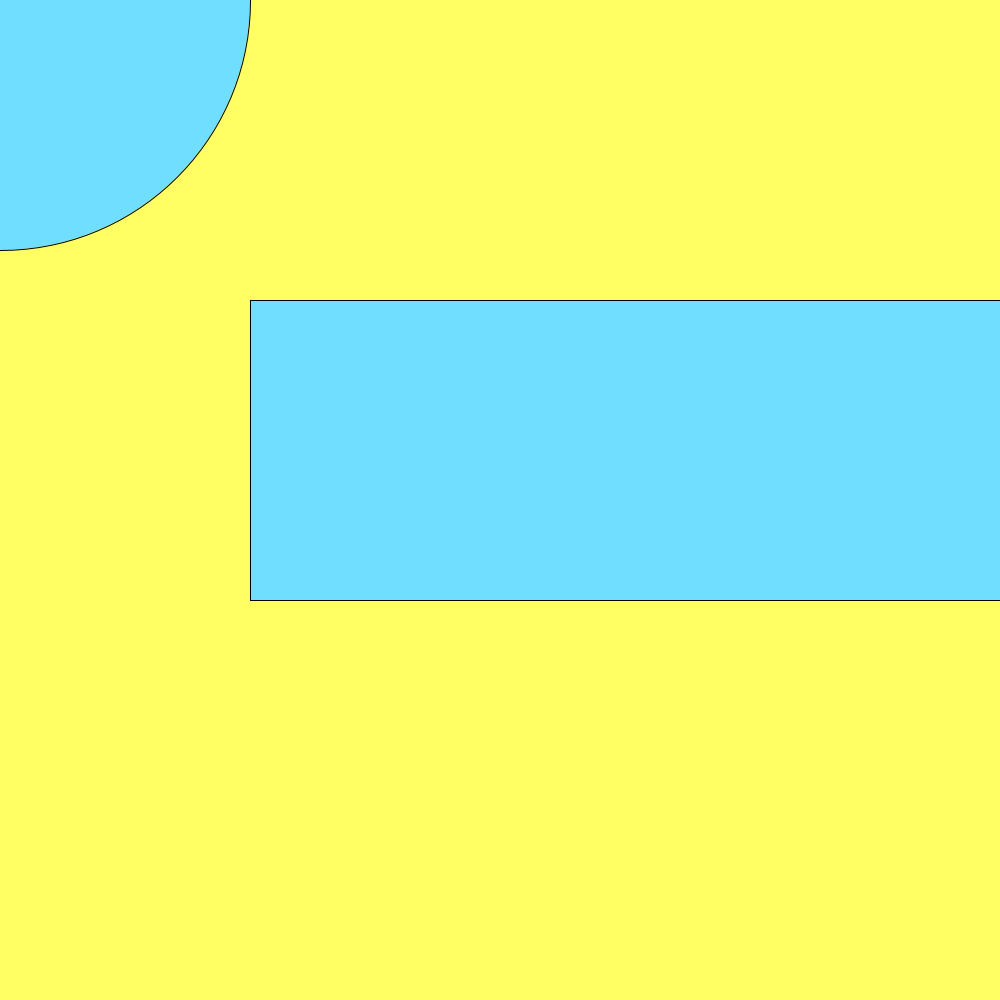
Frame 1 (no input)
Frame 60 (the mouse pressed at the canvas centre just before this capture): identical to frame 1, image omitted
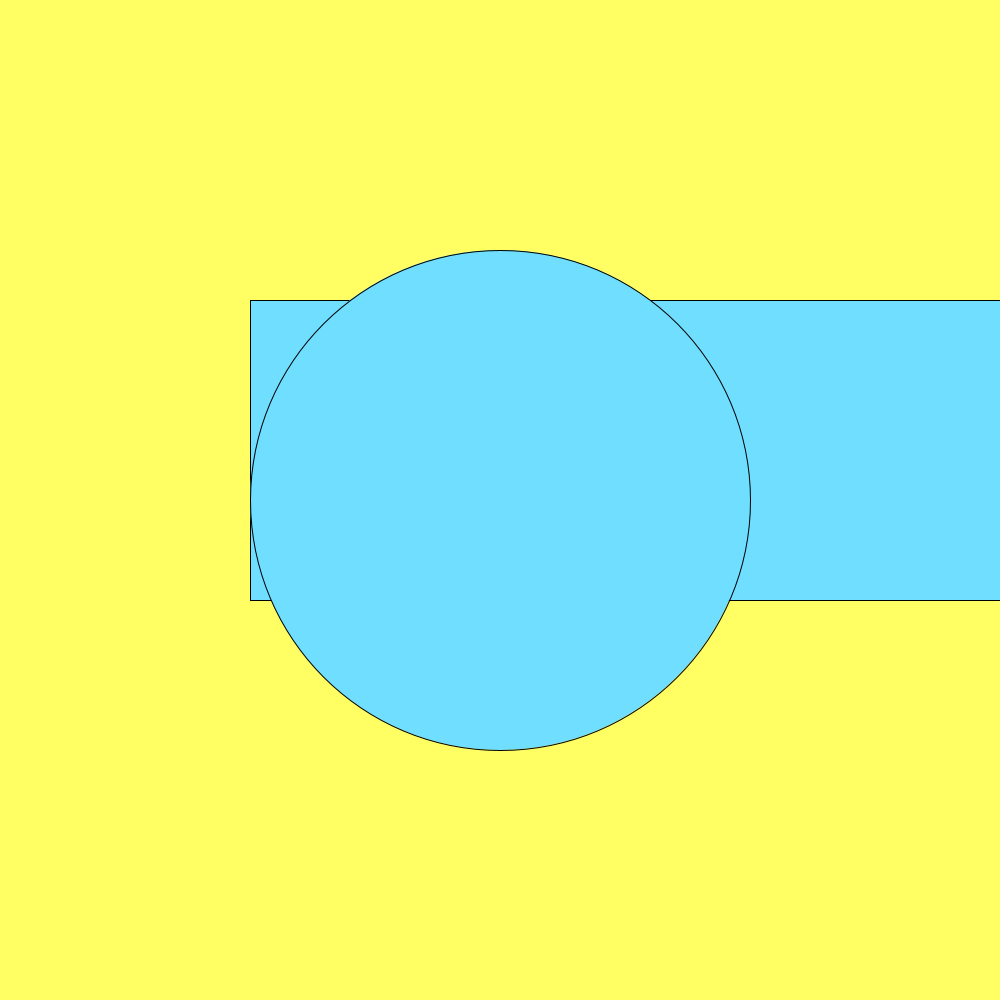
Frame 120 (the mouse held since frame 60 and released just before this capture)

The Processing sketch that drew these frames (run headless with seeded random() and noise(); from frame 60 on, the mouse is pressed at the canvas centre):

// Processing sketch: Movingellipse
// ── Movingellipse.pde
void setup(){
  size(1000,1000);
  
}

void draw(){


 background(500,1000,100);
 
 println(mouseX);
println(mouseY);

  fill(111,222,255);
rect(250,300,900,300);

ellipse(mouseX,mouseY,500,500);
}
